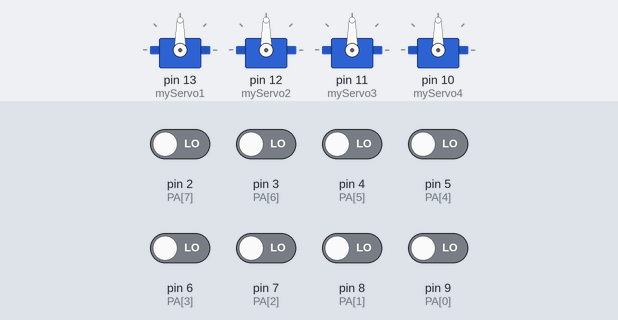
A sketch run on a simulated Arduino Uno, built with avr-gcc and run on an emulated ATmega328P. Parts: 4 × servo. Inputs (shaded band) come from the test bench; at power-on: pin 2 (PA[7]), pin 3 (PA[6]), pin 4 (PA[5]), pin 5 (PA[4]), pin 6 (PA[3]), pin 7 (PA[2]), pin 8 (PA[1]), pin 9 (PA[0]) LOW. What the sketch prints to the serial monitor is not drawn.

Above: at 2.8 s.
2.9 s: pin 2 (PA[7]) driven HIGH
At 4.2 s:
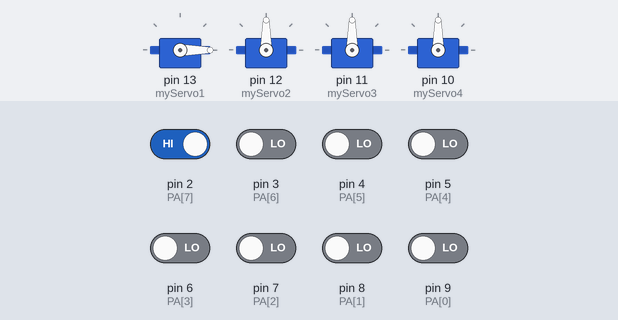
4.5 s: pin 3 (PA[6]) driven HIGH
At 5.8 s:
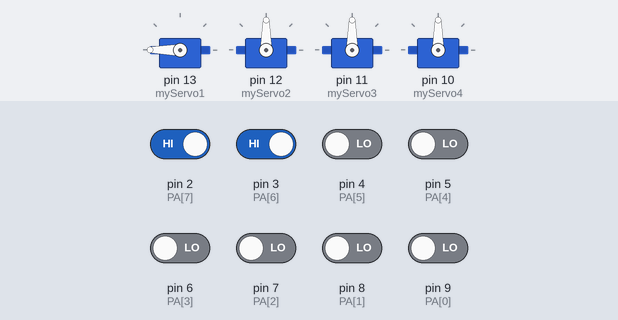
6.5 s: pin 4 (PA[5]) driven HIGH
At 7.4 s:
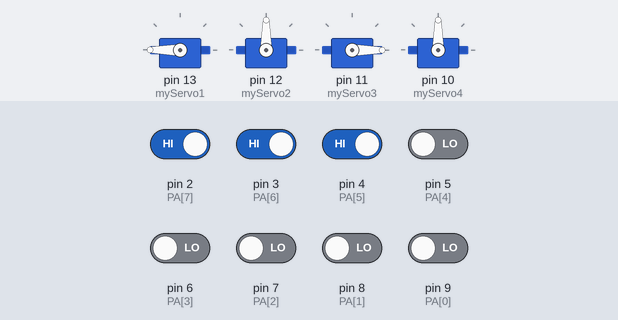
8.5 s: pin 2 (PA[7]) driven LOW
At 10.2 s:
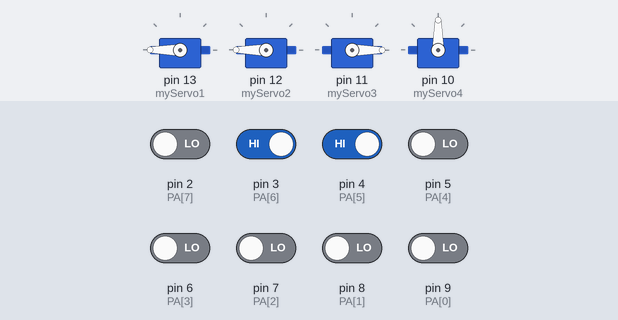
10.5 s: pin 3 (PA[6]) driven LOW
At 11.7 s:
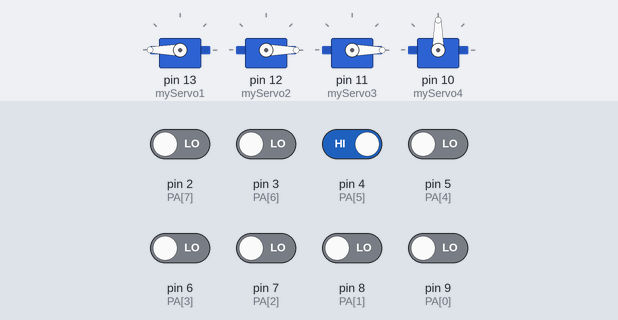
12.5 s: pin 5 (PA[4]) driven HIGH
At 13.3 s:
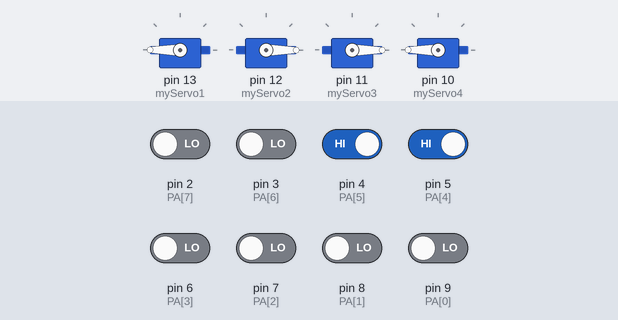
Timing chart, 0 to 15.5 s (numbered marks = the images above; inputs shaded):
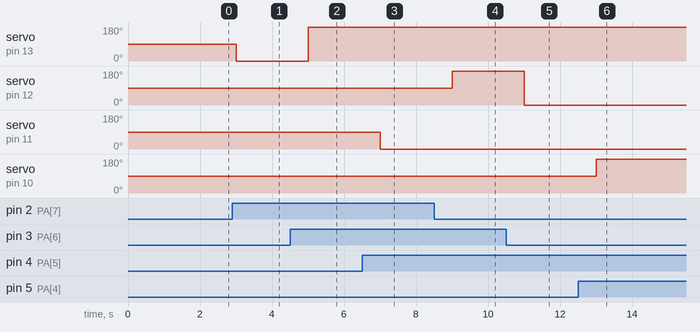

The sketch:

041_Arduino_ServoController.ino
```cpp
const char PA[] = {9,8,7,6,5,4,3,2}; //char is one byte from -127 to 127

#include <Servo.h>


Servo myServo, myServo1, myServo2, myServo3, myServo4;

void setup() {
  Serial.println("Hola");
  // put your setup code here, to run once:
  for (int n=0;n<8;n++){
    pinMode(PA[n], INPUT);
  }
  myServo1.attach(13);
  myServo2.attach(12);
  myServo3.attach(11);
  myServo4.attach(10);
  Serial.begin(9600);
}

void testMotor() {
  for (int i=0;i<181;i=i+15){
    i;
    Serial.println(i);
    myServo1.write(i);
    delay (2000) ;
  }
}

void senseDirection() {
  unsigned int portA = 0;
  for (int n=0;n<8;n++){
    int pinA = digitalRead(PA[n]) ? 1:0; //? ternary operator if TRUE then 1 else 0
    Serial.print(pinA);
    portA = (portA << 1) + pinA;
  };
  //checkOneMotor(portA);
  //checkTwoMotors(portA);
  checkFourMotors(portA);
  delay(1000);
}

void checkOneMotor(unsigned int port) {
  if (port == 3) {
    myServo1.write(180);
  } else if (port == 2){
    myServo1.write(90);
  }  else {
    myServo1.write(0);
  };
}

void checkTwoMotors(unsigned int port) {
  if (port == 3) {
    myServo1.write(180);
  } else if (port == 2){
    myServo1.write(90);
  } else if (port == 1){
    myServo1.write(0);
  } else if (port == 6){
    myServo2.write(180);
  } else if (port == 5){
    myServo2.write(90);
  } else if (port == 4){
    myServo2.write(0);
  };
}

void checkFourMotors(unsigned int port) {
  if (port == 3) {
    myServo1.write(180);
  } else if (port == 2){
    myServo1.write(90);
  } else if (port == 1){
    myServo1.write(0);
  } else if (port == 6){
    myServo2.write(180);
  } else if (port == 5){
    myServo2.write(90);
  } else if (port == 4){
    myServo2.write(0);
  } else  if (port == 9) {
    myServo3.write(180);
  } else if (port == 8){
    myServo3.write(90);
  } else if (port == 7){
    myServo3.write(0);
  } else if (port == 12){
    myServo4.write(180);
  } else if (port == 11){
    myServo4.write(90);
  } else if (port == 10){
    myServo4.write(0);
  };
}


void loop() {
  // put your main code here, to run repeatedly:
  //testMotor();
  senseDirection();

}
```

Measured:
- after the input at 2.9 s, servo on pin 13 (myServo1): 90° → 0° after 0.10 s
- after the input at 4.5 s, servo on pin 13 (myServo1): 0° → 180° after 0.50 s
- after the input at 6.5 s, servo on pin 11 (myServo3): 90° → 0° after 0.51 s
- after the input at 8.5 s, servo on pin 12 (myServo2): 90° → 180° after 0.51 s
- after the input at 10.5 s, servo on pin 12 (myServo2): 180° → 0° after 0.51 s
- after the input at 12.5 s, servo on pin 10 (myServo4): 90° → 180° after 0.51 s
